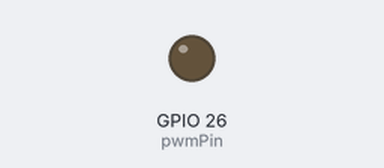
Bench run of a sketch on a simulated ESP32. On the bench: output pins drawn as LEDs (lit = HIGH).

Above: at 0.15 s.
At 0.75 s:
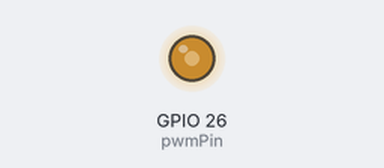
Timing chart, 0 to 1.3 s (numbered marks = the images above):
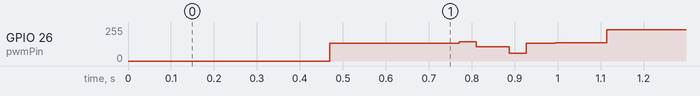

The sketch:

03_white_noise.ino
```cpp
int pwmPin = 26; // GPIO26


/////////// RANDOM FAST FUNCTION
uint32_t seed = 123456789;
uint8_t fastRandom() {
    seed = (1664525UL * seed + 1013904223UL);
    return (seed >> 24) & 0xFF;  // returns 0–255
}
/////////////////////////////


int delay_us = 100; //2kHz of update
void setup() {
  ledcAttach(pwmPin, 100000, 8); // Attach GPIO26 to LEDC and configure it 100kHz
}

void loop() {
  int duty = fastRandom() % 256;
    ledcWrite(pwmPin, duty); // ledcWrite now takes the pin number
    delayMicroseconds(delay_us);

}
```

Measured:
- by itself, GPIO 26 (pwmPin): 0/255 → 134/255 at 0.47 s, → 108/255 0.30 s later, → 132/255 0.12 s later, → 138/255 0.11 s later, … (5 changes in this stretch)
